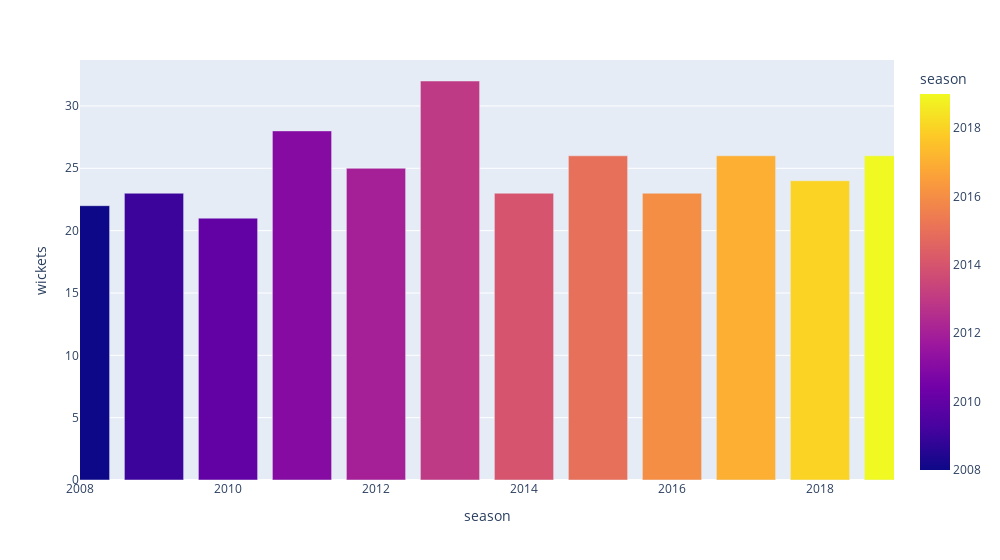

The notebook cell saved with this chart:
### Code cell
fig = exp.bar(top_t20_bowlers, x = 'season', y='wickets', hover_name='Purple Cap', color='season',range_x=[2008,2019],width=1000)
fig.show()

### Figure 1 — Plotly figure (JSON) as saved in the notebook; plotly's stock layout.template omitted (floating-point values rounded to 4 significant figures)
{"data": [{"alignmentgroup": "True", "hovertemplate": "<b>%{hovertext}</b><br><br>season=%{marker.color}<br>wickets=%{y}<extra></extra>", "hovertext": ["Sohail Tanvir", "RP Singh", "PP Ojha", "SL Malinga", "M Morkel", "DJ Bravo", "MM Sharma", "DJ Bravo", "B Kumar", "B Kumar", "AJ Tye", "Imran Tahir"], "legendgroup": "", "marker": {"color": [2008, 2009, 2010, 2011, 2012, 2013, 2014, 2015, 2016, 2017, 2018, 2019], "coloraxis": "coloraxis"}, "name": "", "offsetgroup": "", "orientation": "v", "showlegend": false, "textposition": "auto", "type": "bar", "x": [2008, 2009, 2010, 2011, 2012, 2013, 2014, 2015, 2016, 2017, 2018, 2019], "xaxis": "x", "y": [22, 23, 21, 28, 25, 32, 23, 26, 23, 26, 24, 26], "yaxis": "y"}], "layout": {"barmode": "relative", "coloraxis": {"colorbar": {"title": {"text": "season"}}, "colorscale": [[0, "#0d0887"], [0.1111, "#46039f"], [0.2222, "#7201a8"], [0.3333, "#9c179e"], [0.4444, "#bd3786"], [0.5556, "#d8576b"], [0.6667, "#ed7953"], [0.7778, "#fb9f3a"], [0.8889, "#fdca26"], [1, "#f0f921"]]}, "legend": {"tracegroupgap": 0}, "margin": {"t": 60}, "width": 1000, "xaxis": {"anchor": "y", "domain": [0, 1], "range": [2008, 2019], "title": {"text": "season"}}, "yaxis": {"anchor": "x", "domain": [0, 1], "title": {"text": "wickets"}}}}
